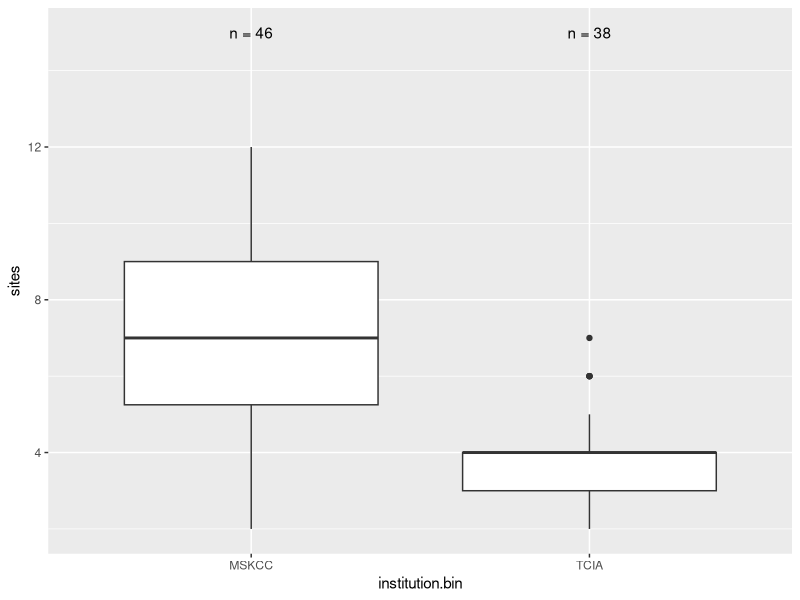
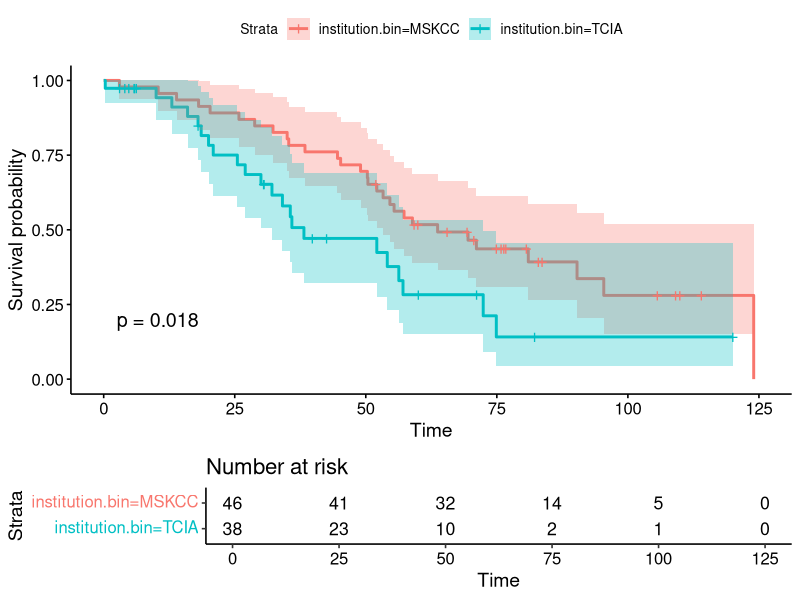
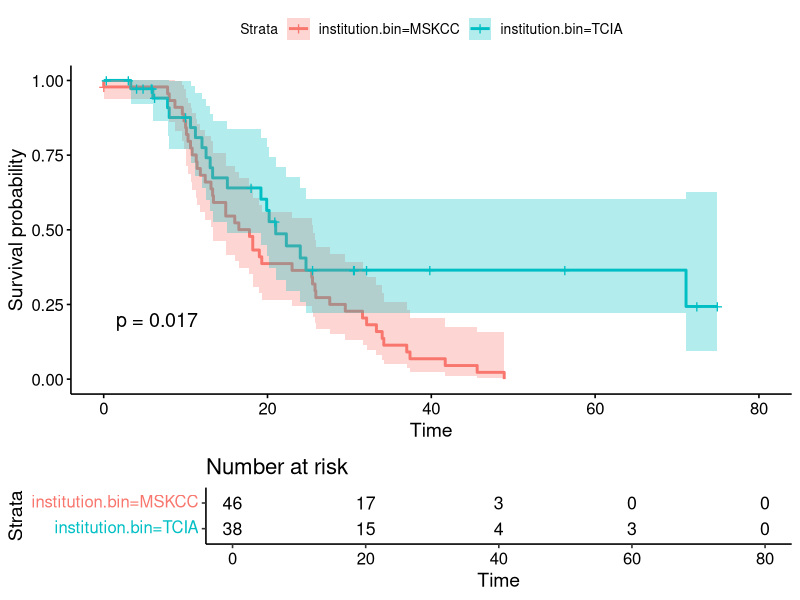
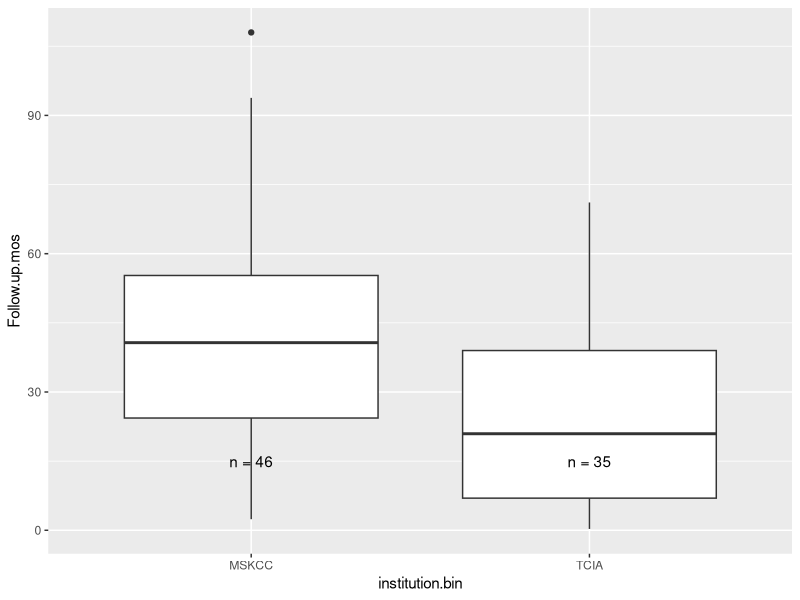
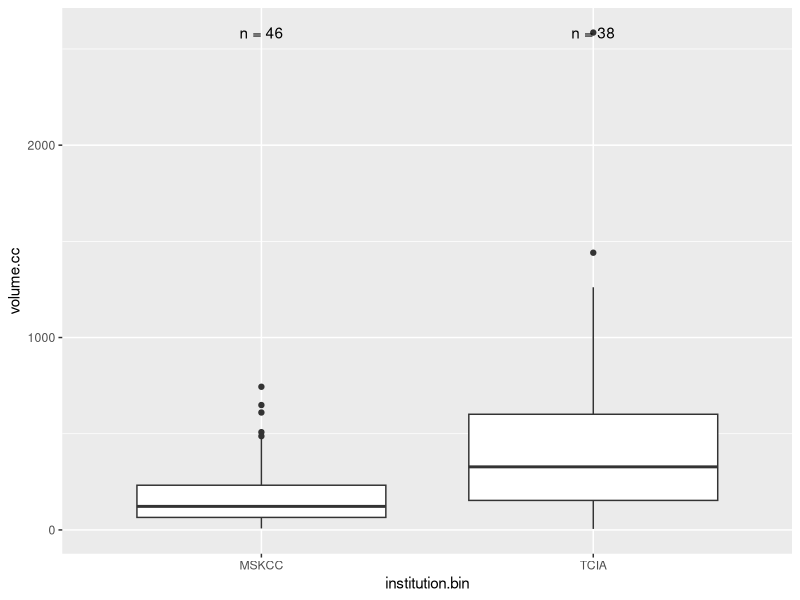
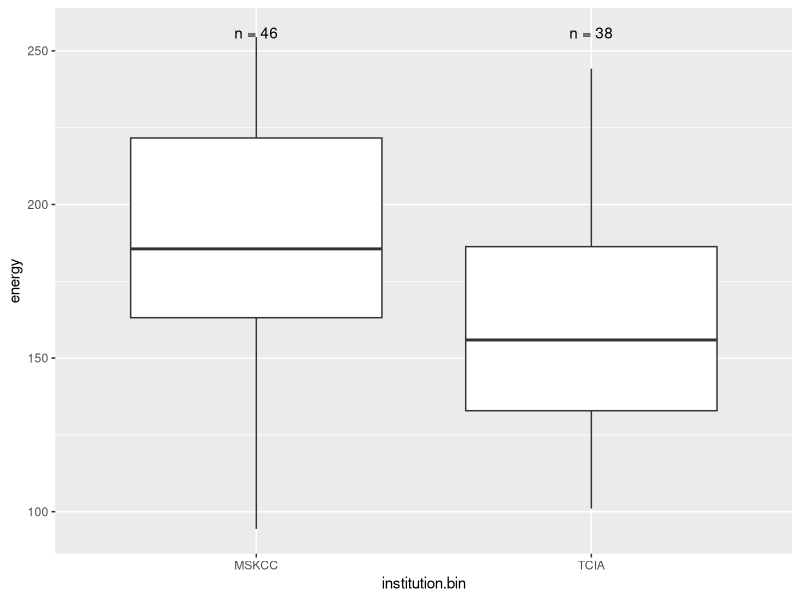
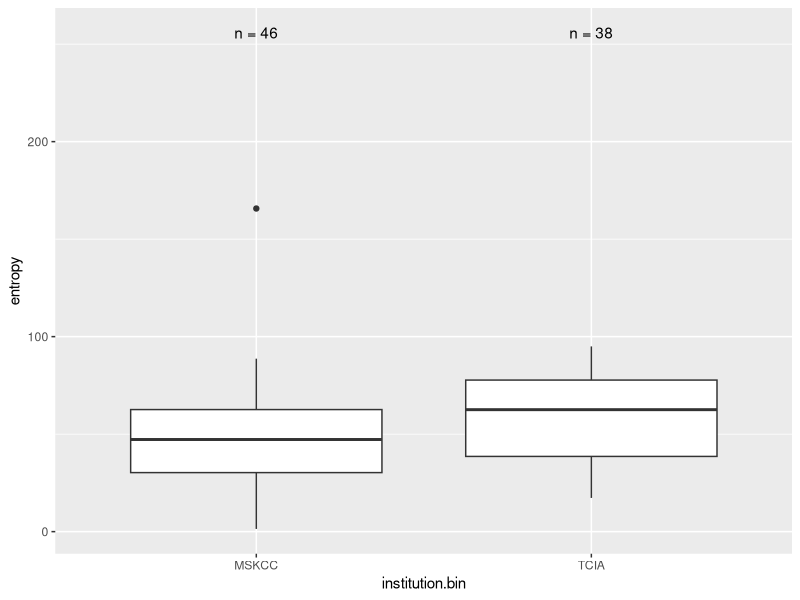
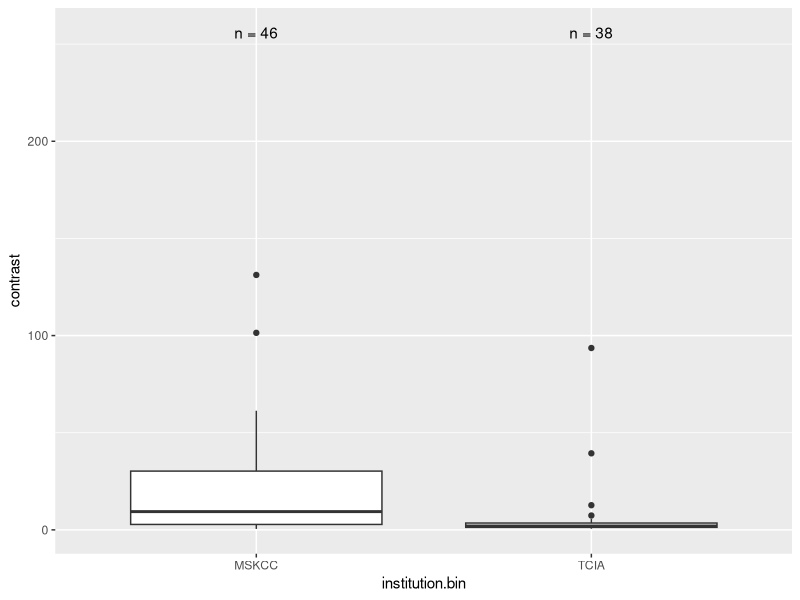

These figures' R source, in order: (Note: this script raises an error after producing the figures.)
## ---- chunk 1
knitr::opts_chunk$set(echo = TRUE)
## ---- chunk 2
require(tidyverse)
require(knitr)
require(broom)
require(survival)
require(survminer)
require(plyr)
require(ggplot2)

# options for output
options(scipen=1, digits=2)
# Variants of mean, median etc with na.rm = T
min_    <- function(...) min(..., na.rm=T)
max_    <- function(...) max(..., na.rm=T)
mean_   <- function(...) mean(..., na.rm=T)
median_ <- function(...) median(..., na.rm=T)
Q1_     <- function(...) quantile(..., probs=0.25, na.rm = TRUE)
Q3_     <- function(...) quantile(..., probs=0.75, na.rm = TRUE)
sum_    <- function(...) sum(..., na.rm=T)
# function to return counts of samples
n_fun <- function(x, y){ # y is position for labels
  return(data.frame(y, label = paste0("n = ", length(x))))
}
## ---- chunk 3
clin.data <- read_csv("2017-Veeraraghavan-data-HV.csv")
## ---- chunk 4
clin.data %>%
  distinct(tcga.id) %>% tally()
## ---- chunk 5
clin.data %>%
    group_by(institution.bin) %>%
    summarize_each(funs(
    min_,
    Q1_,
    median_,
    Q3_,
    max_
    ), 
    sites) 
## ---- chunk 6
clin.data %>%
  ggplot(aes(x = institution.bin, y = sites)) + geom_boxplot() +
    stat_summary(fun.data = n_fun, fun.args = 15, geom = "text")

print(wilcox.test(clin.data$sites[clin.data$institution.bin=="MSKCC"], 
                  clin.data$sites[clin.data$institution.bin != "MSKCC"]))
## ---- chunk 7
clin.data %>%
    group_by(institution.bin) %>%
    summarize_each(funs(
    min_,
    Q1_,
    median_,
    Q3_,
    max_
    ), 
    os.mos) 
## ---- chunk 8
clin.data %>% 
  group_by(institution.bin) %>% 
  do(glance(survfit(Surv(time=os.mos, event=dead=="1") ~ 1, data=.)))

## ---- chunk 9
ggsurvplot(
  survfit(Surv(time=os.mos, event=dead=="1") ~ institution.bin, data=clin.data),
  data = clin.data, risk.table = TRUE, conf.int = TRUE, pval = TRUE)
## ---- chunk 10
clin.data %>%
    group_by(institution.bin) %>%
    summarize_each(funs(
    min_,
    Q1_,
    median_,
    Q3_,
    max_
    ), 
    pfs.mos) 
## ---- chunk 11
clin.data %>% 
  group_by(institution.bin) %>% 
  do(glance(survfit(Surv(time=pfs.mos, event=recurrence=="1") ~ 1, data=.)))
## ---- chunk 12
ggsurvplot(
  survfit(Surv(time=pfs.mos, event=recurrence=="1") ~ institution.bin, data=clin.data),
  data = clin.data, risk.table = TRUE, conf.int = TRUE, pval = TRUE)
## ---- chunk 13
clin.data %>%
    group_by(institution.bin) %>%
    summarize_each(funs(
    min_,
    Q1_,
    median_,
    Q3_,
    max_
    ), 
    Follow.up.mos) 
 
## ---- chunk 14

clin.data %>%
  ggplot(aes(x = institution.bin, y = Follow.up.mos)) + geom_boxplot() +
    stat_summary(fun.data = n_fun, fun.args = 15, geom = "text")

print(wilcox.test(clin.data$sites[clin.data$institution.bin=="MSKCC"], 
                  clin.data$sites[clin.data$institution.bin != "MSKCC"]))
  
## ---- chunk 15
clin.data %>%
    group_by(institution.bin) %>%
    summarize_each(funs(
    min_,
    Q1_,
    median_,
    Q3_,
    max_
    ), 
    volume.cc) 
## ---- chunk 16
clin.data %>%
  ggplot(aes(x = institution.bin, y = volume.cc)) + geom_boxplot() +
    stat_summary(fun.data = n_fun, fun.args = 2586, geom = "text")
## ---- chunk 17
clin.data %>% 
  do(tidy(wilcox.test(volume.cc ~ institution.bin, data = .)))
## ---- chunk 18
  clin.data %>%
    group_by(institution.bin) %>%
    summarize_each(funs(
    min_,
    Q1_,
    median_,
    Q3_,
    max_
    ), 
    energy)

## ---- chunk 19
clin.data %>%
  ggplot(aes(x = institution.bin, y = energy)) + geom_boxplot() +
    stat_summary(fun.data = n_fun, fun.args = 256, geom = "text")
## ---- chunk 20
clin.data %>% 
  do(tidy(wilcox.test(energy ~ institution.bin, data = .)))
## ---- chunk 21
  clin.data %>%
    group_by(institution.bin) %>%
    summarize_each(funs(
    min_,
    Q1_,
    median_,
    Q3_,
    max_
    ), 
    entropy)

## ---- chunk 22
clin.data %>%
  ggplot(aes(x = institution.bin, y = entropy)) + geom_boxplot() +
    stat_summary(fun.data = n_fun, fun.args = 256, geom = "text")
## ---- chunk 23
clin.data %>% 
  do(tidy(wilcox.test(entropy ~ institution.bin, data = .)))
## ---- chunk 24
  clin.data %>%
    group_by(institution.bin) %>%
    summarize_each(funs(
    min_,
    Q1_,
    median_,
    Q3_,
    max_
    ), 
    contrast)

## ---- chunk 25
clin.data %>%
  ggplot(aes(x = institution.bin, y = contrast)) + geom_boxplot() +
    stat_summary(fun.data = n_fun, fun.args = 256, geom = "text")
## ---- chunk 26
clin.data %>% 
  do(tidy(wilcox.test(contrast ~ institution.bin, data = .)))
## ---- chunk 27
  clin.data %>%
    group_by(institution.bin) %>%
    summarize_each(funs(
    min_,
    Q1_,
    median_,
    Q3_,
    max_
    ), 
    homogeneity)

## ---- chunk 28
clin.data %>%
  ggplot(aes(x = institution.bin, y = homogeneity)) + geom_boxplot() +
    stat_summary(fun.data = n_fun, fun.args = 256, geom = "text")
## ---- chunk 29
clin.data %>% 
  do(tidy(wilcox.test(homogeneity ~ institution.bin, data = .)))
## ---- chunk 30
  clin.data %>%
    group_by(institution.bin) %>%
    summarize_each(funs(
    min_,
    Q1_,
    median_,
    Q3_,
    max_
    ), 
    c.se)

## ---- chunk 31
clin.data %>%
  ggplot(aes(x = institution.bin, y = c.se)) + geom_boxplot() +
    stat_summary(fun.data = n_fun, fun.args = 6, geom = "text")
## ---- chunk 32
clin.data %>% 
  do(tidy(wilcox.test(c.se ~ institution.bin, data = .)))
## ---- chunk 33
  clin.data %>%
    group_by(institution.bin) %>%
    summarize_each(funs(
    min_,
    Q1_,
    median_,
    Q3_,
    max_
    ), 
    clu.dev)

## ---- chunk 34
clin.data %>%
  ggplot(aes(x = institution.bin, y = clu.dev)) + geom_boxplot() +
    stat_summary(fun.data = n_fun, fun.args = 25, geom = "text")
## ---- chunk 35
clin.data %>% 
  do(tidy(wilcox.test(clu.dev ~ institution.bin, data = .)))
## ---- chunk 36
  clin.data %>%
    group_by(institution.bin) %>%
    summarize_each(funs(
    min_,
    Q1_,
    median_,
    Q3_,
    max_
    ), 
    clu.diss)

## ---- chunk 37
clin.data %>%
  ggplot(aes(x = institution.bin, y = clu.diss)) + geom_boxplot() +
    stat_summary(fun.data = n_fun, fun.args = 30902, geom = "text")
## ---- chunk 38
clin.data %>% 
  do(tidy(wilcox.test(clu.diss ~ institution.bin, data = .)))
## ---- chunk 39
    clin.data %>%
      do(tidy(cor.test(clin.data$c.se, clin.data$volume.cc, method="spearman"))) %>%
  select(estimate, p.value)
## ---- chunk 40
    clin.data %>%
      do(tidy(cor.test(clin.data$clu.diss, clin.data$volume.cc, method="spearman"))) %>%
  select(estimate, p.value)
## ---- chunk 41

   clin.data %>%
      do(tidy(cor.test(clin.data$clu.dev, clin.data$volume.cc, method="spearman"))) %>%
  select(estimate, p.value)

## ---- chunk 42
      
    clin.data %>%
      do(tidy(cor.test(clin.data$energy, clin.data$volume.cc, method="spearman"))) %>%
  select(estimate, p.value)

## ---- chunk 43
  
    clin.data %>%
      do(tidy(cor.test(clin.data$entropy, clin.data$volume.cc, method="spearman"))) %>%
  select(estimate, p.value)
## ---- chunk 44

    clin.data %>%
      do(tidy(cor.test(clin.data$contrast, clin.data$volume.cc, method="spearman"))) %>%
  select(estimate, p.value)

## ---- chunk 45

    clin.data %>%
      do(tidy(cor.test(clin.data$homogeneity, clin.data$volume.cc, method="spearman"))) %>%
  select(estimate, p.value)

## ---- chunk 46
    clin.data %>%
      do(tidy(cor.test(clin.data$c.se, clin.data$sites, method="spearman"))) %>%
  select(estimate, p.value)
## ---- chunk 47

    clin.data %>%
      do(tidy(cor.test(clin.data$clu.diss, clin.data$sites, method="spearman"))) %>%
  select(estimate, p.value)
## ---- chunk 48

   clin.data %>%
      do(tidy(cor.test(clin.data$clu.dev, clin.data$sites, method="spearman"))) %>%
  select(estimate, p.value)
## ---- chunk 49

    clin.data %>%
      do(tidy(cor.test(clin.data$energy, clin.data$sites, method="spearman"))) %>%
  select(estimate, p.value)

## ---- chunk 50

    clin.data %>%
      do(tidy(cor.test(clin.data$entropy, clin.data$sites, method="spearman"))) %>%
  select(estimate, p.value)
    
## ---- chunk 51

    clin.data %>%
      do(tidy(cor.test(clin.data$contrast, clin.data$sites, method="spearman"))) %>%
  select(estimate, p.value)

## ---- chunk 52

    clin.data %>%
      do(tidy(cor.test(clin.data$homogeneity, clin.data$sites, method="spearman"))) %>%
  select(estimate, p.value)

## ---- chunk 53
  clin.data %>%
    group_by(institution.bin) %>%
      do(tidy(coxph(Surv(time=pfs.mos, event=recurrence=="1")~volume.cc+age + as.factor(stage), data=.), exponentiate=TRUE)) %>%
    select(institution.bin, term, estimate, p.value, conf.low, conf.high) %>%
  arrange(institution.bin, p.value)

## ---- chunk 54
 clin.data %>%
    group_by(institution.bin) %>%
      do(tidy(coxph(Surv(time=os.mos, event=dead=="1")~volume.cc+age + as.factor(stage), data=.), exponentiate=TRUE)) %>%
    select(institution.bin, term, estimate, p.value, conf.low, conf.high) %>%
  arrange(institution.bin, p.value)

## ---- chunk 55
clin.data %>% 
  group_by(institution.bin) %>%
    do(tidy(wilcox.test(volume.cc ~ platinum.resistant, data =.))) %>%
  select(institution.bin, statistic, p.value) %>%
  arrange(institution.bin, p.value)


## ---- chunk 56
    clin.data %>%
    group_by(institution.bin) %>%
      do(tidy(coxph(Surv(time=pfs.mos, event=recurrence=="1")~c.se+age+as.factor(stage)+volume.cc, data=.), exponentiate=TRUE)) %>%
    select(institution.bin, term, estimate, p.value, conf.low, conf.high) %>%
  arrange(institution.bin, p.value)
## ---- chunk 57
 clin.data %>%
    group_by(institution.bin) %>%
      do(tidy(coxph(Surv(time=os.mos, event=dead=="1")~c.se+age+as.factor(stage)+volume.cc, data=.), exponentiate=TRUE)) %>%
    select(institution.bin, term, estimate, p.value, conf.low, conf.high) %>%
  arrange(institution.bin, p.value)

## ---- chunk 58
    clin.data %>%
    group_by(institution.bin) %>%
      do(tidy(coxph(Surv(time=pfs.mos, event=recurrence=="1")~clu.dev+age+as.factor(stage)+volume.cc, data=.), exponentiate=TRUE)) %>%
    select(institution.bin, term, estimate, p.value, conf.low, conf.high) %>%
  arrange(institution.bin, p.value)
## ---- chunk 59
 clin.data %>%
    group_by(institution.bin) %>%
      do(tidy(coxph(Surv(time=os.mos, event=dead=="1")~clu.dev+age+as.factor(stage)+volume.cc, data=.), exponentiate=TRUE)) %>%
    select(institution.bin, term, estimate, p.value, conf.low, conf.high) %>%
  arrange(institution.bin, p.value)

## ---- chunk 60
    clin.data %>%
    group_by(institution.bin) %>%
      do(tidy(coxph(Surv(time=pfs.mos, event=recurrence=="1")~clu.diss+age+as.factor(stage)+volume.cc, data=.), exponentiate=TRUE)) %>%
    select(institution.bin, term, estimate, p.value, conf.low, conf.high) %>%
  arrange(institution.bin, p.value)
## ---- chunk 61
 clin.data %>%
    group_by(institution.bin) %>%
      do(tidy(coxph(Surv(time=os.mos, event=dead=="1")~clu.diss+age+as.factor(stage)+volume.cc, data=.), exponentiate=TRUE)) %>%
    select(institution.bin, term, estimate, p.value, conf.low, conf.high) %>%
  arrange(institution.bin, p.value)

## ---- chunk 62
clin.data %>% 
  group_by(institution.bin) %>%
    do(tidy(wilcox.test(c.se ~ platinum.resistant, data =.))) %>%
  select(institution.bin, statistic, p.value) %>%
  arrange(institution.bin, p.value)

## ---- chunk 63
clin.data %>% 
  group_by(institution.bin) %>%
    do(tidy(wilcox.test(clu.dev ~ platinum.resistant, data =.))) %>%
  select(institution.bin, statistic, p.value) %>%
  arrange(institution.bin, p.value)

## ---- chunk 64
clin.data %>% 
  group_by(institution.bin) %>%
    do(tidy(wilcox.test(clu.diss ~ platinum.resistant, data =.))) %>%
  select(institution.bin, statistic, p.value) %>%
  arrange(institution.bin, p.value)

## ---- chunk 65

  clin.data%>%
    group_by(institution.bin, ClusterID.ISTH) %>%
      summarize_each(funs(
        min_,
        Q1_,
        median_,
        Q3_,
        max_
      ), c.se)

## ---- chunk 66

 clin.data%>%
    group_by(institution.bin, ClusterID.ISTH) %>%
      summarize_each(funs(
        min_,
        Q1_,
        median_,
        Q3_,
        max_
      ), clu.dev)
## ---- chunk 67

  clin.data%>%
    group_by(institution.bin, ClusterID.ISTH) %>%
      summarize_each(funs(
        min_,
        Q1_,
        median_,
        Q3_,
        max_
      ), clu.diss)

## ---- chunk 68
    clin.data$clusterISTH <- (clin.data$ClusterID.ISTH == "Low" | clin.data$ClusterID.ISTH=="Medium")
    slo <- clin.data$clusterISTH
    shi <- !clin.data$clusterISTH
    clin.data$clusterISTH[slo] <- paste("Low")
    clin.data$clusterISTH[shi] <- paste("High")
    clin.data %>%
    group_by(institution.bin) %>%
      do(tidy(coxph(Surv(time=pfs.mos, event=recurrence=="1")~clusterISTH+age+as.factor(stage)+volume.cc, data=.), exponentiate=TRUE)) %>%
    select(institution.bin, term, estimate, p.value, conf.low, conf.high) %>%
  arrange(institution.bin, p.value)
## ---- chunk 69
    clin.data %>%
    group_by(institution.bin) %>%
      do(tidy(coxph(Surv(time=os.mos, event=dead=="1")~clusterISTH+age+as.factor(stage)+volume.cc, data=.), exponentiate=TRUE)) %>%
    select(institution.bin, term, estimate, p.value, conf.low, conf.high) %>%
  arrange(institution.bin, p.value)
## ---- chunk 70
  clin.data %>%
    group_by(institution.bin,ClusterID.ISTH) %>%
        summarize_each(funs(
    min_,
    Q1_,
    median_,
    Q3_,
    max_,
    sum_), sites)
## ---- chunk 71
  clin.data %>%
    group_by(institution.bin,ClusterID.ISTH) %>%
        summarize_each(funs(
    min_,
    Q1_,
    median_,
    Q3_,
    max_,
    sum_), volume.cc)
## ---- chunk 72
  
  clin.data %>%
    group_by(institution.bin, ClusterID.ISTH) %>%
      do(data.frame(nrow=nrow(.)))
## ---- chunk 73

  clin.data%>%
    group_by(institution.bin,ClusterID.ISTH) %>%
      summarize_each(funs(
        min_,
        Q1_,
        median_,
        Q3_,
        max_
      ), pfs.mos)
## ---- chunk 74

  clin.data%>%
    group_by(institution.bin,ClusterID.ISTH) %>%
      summarize_each(funs(
        min_,
        Q1_,
        median_,
        Q3_,
        max_
      ), os.mos)
## ---- chunk 75
  
  t <- clin.data%>%
    group_by(institution.bin,ClusterID.ISTH,residual.disease) %>%
       do(data.frame(nrow=nrow(.)))
  t <- na.omit(t)
  print(t,n=50)
## ---- chunk 76

  t <- clin.data%>%
    group_by(institution.bin,ClusterID.ISTH,platinum.resistant) %>%
       do(data.frame(nrow=nrow(.)))
  print(t,n=21)
  t <- na.omit(t)
## ---- chunk 77

  tidy(fisher.test(t(matrix(as.matrix.data.frame(t[1:8,4]), 
                            nrow=2,ncol=4, 
                            dimnames = list(c("Sensitive", "Resistant"), c("High", "Low", "Medium", "Ultra-High")))), 
                   alternative="two.sided"))

## ---- chunk 78
    tidy(fisher.test(t(matrix(as.matrix.data.frame(t[9:17,4]), 
                            nrow=2,ncol=4, 
                            dimnames = list(c("Sensitive", "Resistant"), c("High", "Low", "Medium", "Ultra-High")))), 
                   alternative="two.sided"))
## ---- chunk 79
  t <- clin.data%>%  
    group_by(institution.bin, clusterISTH, platinum.resistant) %>%
      do(data.frame(nrow=nrow(.)))
  print(t)
  
  
## ---- chunk 80

  platinumByClusters <- matrix(c(21, 14, 2, 7), nrow=2, dimnames = list(c("Sensitive", "Resistant"), c("Low", "High")))

  tidy(fisher.test(platinumByClusters, alternative = "two.sided")) %>%
    select(estimate, p.value, conf.low, conf.high)
## ---- chunk 81
   platinumByClusters <- matrix(c(7, 10, 3, 4), nrow=2, dimnames = list(c("Sensitive", "Resistant"), 
                                                                       c("Low", "High")))
  tidy(fisher.test(platinumByClusters, alternative="two.sided")) %>%
    select(estimate, p.value, conf.low, conf.high)
## ---- chunk 82
    t <- clin.data%>%  
    group_by(institution.bin, clusterISTH, CCNE1.amp) %>%
      do(data.frame(nrow=nrow(.)))
  print(t)
  t <- na.omit(t)
## ---- chunk 83
  tidy(fisher.test(t(matrix(as.matrix.data.frame(t[1:4,4]), 
                            nrow=2,ncol=2, 
                            dimnames = list(c("NoAmp", "Amp"), c("High", "Low")))), 
                   alternative="two.sided"))
## ---- chunk 84
  tidy(fisher.test(t(matrix(as.matrix.data.frame(t[5:8,4]), 
                            nrow=2,ncol=2, 
                            dimnames = list(c("NoAmp", "Amp"), c("High", "Low")))), 
                   alternative="two.sided"))
## ---- chunk 85
  
  tdata <- clin.data%>%
    group_by(institution.bin, clusterISTH,residual.disease) %>%
       do(data.frame(nrow=nrow(.)))
  tdata <- na.omit(tdata)
  print(tdata,n=50)
## ---- chunk 86

  print(t(matrix(as.matrix(tdata[1:6,4]), nrow=3, ncol=2, dimnames = list(c("Complete", "Optimal", "Suboptimal"), c("High", "Low")))))

  tidy(fisher.test(t(matrix(as.matrix(tdata[1:6,4]), nrow=3, ncol=2, dimnames = list(c("Complete", "Optimal", "Suboptimal"), c("High", "Low")))), alternative = "two.sided"))

## ---- chunk 87

  print(t(matrix(as.matrix(tdata[7:13,4]), nrow=3, ncol=2, dimnames = list(c("Complete", "Optimal", "Suboptimal"), c("High", "Low")))))

  tidy(fisher.test(t(matrix(as.matrix(tdata[7:13,4]), nrow=3, ncol=2, dimnames = list(c("Complete", "Optimal", "Suboptimal"), c("High", "Low")))), alternative = "two.sided"))

## ---- chunk 88
    clin.data %>%
    group_by(institution.bin) %>%
      do(tidy(coxph(Surv(time=pfs.mos, event=recurrence=="1")~energy+age+as.factor(stage)+volume.cc, data=.), exponentiate=TRUE)) %>%
    select(institution.bin, term, estimate, p.value, conf.low, conf.high) %>%
  arrange(institution.bin, p.value)
## ---- chunk 89
 clin.data %>%
    group_by(institution.bin) %>%
      do(tidy(coxph(Surv(time=os.mos, event=dead=="1")~energy+age+as.factor(stage)+volume.cc, data=.), exponentiate=TRUE)) %>%
    select(institution.bin, term, estimate, p.value, conf.low, conf.high) %>%
  arrange(institution.bin, p.value)

## ---- chunk 90
    clin.data %>%
    group_by(institution.bin) %>%
      do(tidy(coxph(Surv(time=pfs.mos, event=recurrence=="1")~entropy+age+as.factor(stage)+volume.cc, data=.), exponentiate=TRUE)) %>%
    select(institution.bin, term, estimate, p.value, conf.low, conf.high) %>%
  arrange(institution.bin, p.value)
## ---- chunk 91
 clin.data %>%
    group_by(institution.bin) %>%
      do(tidy(coxph(Surv(time=os.mos, event=dead=="1")~entropy+age+as.factor(stage)+volume.cc, data=.), exponentiate=TRUE)) %>%
    select(institution.bin, term, estimate, p.value, conf.low, conf.high) %>%
  arrange(institution.bin, p.value)

## ---- chunk 92
    clin.data %>%
    group_by(institution.bin) %>%
      do(tidy(coxph(Surv(time=pfs.mos, event=recurrence=="1")~contrast+age+as.factor(stage)+volume.cc, data=.), exponentiate=TRUE)) %>%
    select(institution.bin, term, estimate, p.value, conf.low, conf.high) %>%
  arrange(institution.bin, p.value)
## ---- chunk 93
 clin.data %>%
    group_by(institution.bin) %>%
      do(tidy(coxph(Surv(time=os.mos, event=dead=="1")~contrast+age+as.factor(stage)+volume.cc, data=.), exponentiate=TRUE)) %>%
    select(institution.bin, term, estimate, p.value, conf.low, conf.high) %>%
  arrange(institution.bin, p.value)

## ---- chunk 94
    clin.data %>%
    group_by(institution.bin) %>%
      do(tidy(coxph(Surv(time=pfs.mos, event=recurrence=="1")~homogeneity+age+as.factor(stage)+volume.cc, data=.), exponentiate=TRUE)) %>%
    select(institution.bin, term, estimate, p.value, conf.low, conf.high) %>%
  arrange(institution.bin, p.value)
## ---- chunk 95
 clin.data %>%
    group_by(institution.bin) %>%
      do(tidy(coxph(Surv(time=os.mos, event=dead=="1")~homogeneity+age+as.factor(stage)+volume.cc, data=.), exponentiate=TRUE)) %>%
    select(institution.bin, term, estimate, p.value, conf.low, conf.high) %>%
  arrange(institution.bin, p.value)

## ---- chunk 96
clin.data %>% 
  group_by(institution.bin) %>%
    do(tidy(wilcox.test(energy ~ platinum.resistant, data =.))) %>%
  select(institution.bin, statistic, p.value) %>%
  arrange(institution.bin, p.value)

## ---- chunk 97
clin.data %>% 
  group_by(institution.bin) %>%
    do(tidy(wilcox.test(entropy ~ platinum.resistant, data =.))) %>%
  select(institution.bin, statistic, p.value) %>%
  arrange(institution.bin, p.value)

## ---- chunk 98
clin.data %>% 
  group_by(institution.bin) %>%
    do(tidy(wilcox.test(contrast ~ platinum.resistant, data =.))) %>%
  select(institution.bin, statistic, p.value) %>%
  arrange(institution.bin, p.value)

## ---- chunk 99
clin.data %>% 
  group_by(institution.bin) %>%
    do(tidy(wilcox.test(homogeneity ~ platinum.resistant, data =.))) %>%
  select(institution.bin, statistic, p.value) %>%
  arrange(institution.bin, p.value)

## ---- chunk 100

  clin.data%>%
    group_by(institution.bin, ClusterID.Haralick) %>%
      summarize_each(funs(
        min_,
        Q1_,
        median_,
        Q3_,
        max_
      ), energy)

## ---- chunk 101

  clin.data%>%
    group_by(institution.bin, ClusterID.Haralick) %>%
      summarize_each(funs(
        min_,
        Q1_,
        median_,
        Q3_,
        max_
      ), entropy)

## ---- chunk 102

  clin.data%>%
    group_by(institution.bin, ClusterID.Haralick) %>%
      summarize_each(funs(
        min_,
        Q1_,
        median_,
        Q3_,
        max_
      ), contrast)

## ---- chunk 103

  clin.data%>%
    group_by(institution.bin, ClusterID.Haralick) %>%
      summarize_each(funs(
        min_,
        Q1_,
        median_,
        Q3_,
        max_
      ), homogeneity)

## ---- chunk 104

    clin.data$Hcluster <- clin.data$ClusterID.Haralick
    clin.data$Hcluster[clin.data$Hcluster=="Low"] <- paste("aLow")
    clin.data$Hcluster[clin.data$Hcluster=="Medium"] <- paste("bMedium")
    clin.data$Hcluster[clin.data$Hcluster=="High"] <- paste("cHigh")
      

    clin.data %>%
    group_by(institution.bin) %>%
      do(tidy(coxph(Surv(time=pfs.mos, event=recurrence=="1")~Hcluster+age+as.factor(stage)+volume.cc, data=.), exponentiate=TRUE)) %>%
    select(institution.bin, term, estimate, p.value, conf.low, conf.high) %>%
  arrange(institution.bin, p.value)
## ---- chunk 105
    clin.data %>%
    group_by(institution.bin) %>%
      do(tidy(coxph(Surv(time=os.mos, event=dead=="1")~Hcluster+age+as.factor(stage)+volume.cc, data=.), exponentiate=TRUE)) %>%
    select(institution.bin, term, estimate, p.value, conf.low, conf.high) %>%
  arrange(institution.bin, p.value)
## ---- chunk 106
  clin.data %>%
    group_by(institution.bin,ClusterID.Haralick) %>%
        summarize_each(funs(
    min_,
    Q1_,
    median_,
    Q3_,
    max_,
    sum_), sites)
## ---- chunk 107
  clin.data %>%
    group_by(institution.bin,ClusterID.Haralick) %>%
        summarize_each(funs(
    min_,
    Q1_,
    median_,
    Q3_,
    max_,
    sum_), volume.cc)
## ---- chunk 108
  
  clin.data %>%
    group_by(institution.bin, ClusterID.Haralick) %>%
      do(data.frame(nrow=nrow(.)))
## ---- chunk 109

  clin.data%>%
    group_by(institution.bin,ClusterID.Haralick) %>%
      summarize_each(funs(
        min_,
        Q1_,
        median_,
        Q3_,
        max_
      ), pfs.mos)
## ---- chunk 110

  clin.data%>%
    group_by(institution.bin,ClusterID.Haralick) %>%
      summarize_each(funs(
        min_,
        Q1_,
        median_,
        Q3_,
        max_
      ), os.mos)
## ---- chunk 111
  
  tdata <- clin.data%>%
    group_by(institution.bin,ClusterID.Haralick,residual.disease) %>%
       do(data.frame(nrow=nrow(.)))
  tdata <- na.omit(tdata)
  print(na.omit(tdata),n=50)
## ---- chunk 112
  
  print(t(matrix(as.matrix(tdata[1:9,4]), nrow=3, ncol=3, dimnames = list(c("Complete", "Optimal", "Suboptimal"), c("High", "Low", "Medium")))))

  tidy(fisher.test(t(matrix(as.matrix(tdata[9:18,4]), nrow=3, ncol=3, dimnames = list(c("Complete", "Optimal", "Suboptimal"), c("High", "Low", "Medium")))), alternative = "two.sided"))

## ---- chunk 113

  print(t(matrix(as.matrix(tdata[7:13,4]), nrow=3, ncol=2, dimnames = list(c("Complete", "Optimal", "Suboptimal"), c("High", "Low")))))

  tidy(fisher.test(t(matrix(as.matrix(tdata[7:13,4]), nrow=3, ncol=2, dimnames = list(c("Complete", "Optimal", "Suboptimal"), c("High", "Low")))), alternative = "two.sided"))


## ---- chunk 114

  t <- clin.data%>%
    group_by(institution.bin,ClusterID.Haralick,platinum.resistant) %>%
       do(data.frame(nrow=nrow(.)))
  t <- na.omit(t)
  print(na.omit(t),n=21)
## ---- chunk 115

  tidy(fisher.test(t(matrix(as.matrix.data.frame(t[1:6,4]), 
                            nrow=2,ncol=3, 
                            dimnames = list(c("Sensitive", "Resistant"), c("High", "Low", "Medium")))), 
                   alternative="two.sided"))

## ---- chunk 116
    tidy(fisher.test(t(matrix(as.matrix.data.frame(t[7:13,4]), 
                            nrow=2,ncol=3, 
                            dimnames = list(c("Sensitive", "Resistant"), c("High", "Low", "Medium")))), 
                   alternative="two.sided"))
## ---- chunk 117
  clin.data$scanner <- clin.data$manufacturer=="GE"
  ge <- clin.data$scanner
  clin.data$scanner[ge] <- paste("GE")
  clin.data$scanner[!ge] <- paste("not GE")
  
## ---- chunk 118
  
  clin.data%>%
    do(tidy(wilcox.test(c.se ~ scanner, data = clin.data[clin.data$institution.bin!="MSKCC",])))
## ---- chunk 119

  clin.data%>%
    do(tidy(wilcox.test(clu.dev ~ scanner, data = clin.data[clin.data$institution.bin!="MSKCC",])))
## ---- chunk 120

  clin.data%>%
    do(tidy(wilcox.test(clu.diss ~ scanner, data = clin.data[clin.data$institution.bin!="MSKCC",])))
## ---- chunk 121

  clin.data%>%
    do(tidy(wilcox.test(energy ~ scanner, data = clin.data[clin.data$institution.bin!="MSKCC",])))
## ---- chunk 122

  clin.data%>%
    do(tidy(wilcox.test(contrast ~ scanner, data = clin.data[clin.data$institution.bin!="MSKCC",])))
## ---- chunk 123

  clin.data%>%
    do(tidy(wilcox.test(homogeneity ~ scanner, data = clin.data[clin.data$institution.bin!="MSKCC",])))
## ---- chunk 124

  clin.data%>%
    do(tidy(wilcox.test(entropy ~ scanner, data = clin.data[clin.data$institution.bin!="MSKCC",])))
## ---- chunk 125
  #clin.data %>%
  #  group_by(institution.bin) %>%
     ggsurvplot(survfit(Surv(time=pfs.mos, event=recurrence=="1")~clusterISTH, data=clin.data[clin.data$institution.bin=="MSKCC",]), data=clin.data[clin.data$institution.bin=="MSKCC",], risk.table = TRUE, conf.int=TRUE, pval= TRUE, xlab="months", ylab="Proportion not progressed")

     ggsurvplot(survfit(Surv(time=pfs.mos, event=recurrence=="1")~clusterISTH, data=clin.data[clin.data$institution.bin!="MSKCC",]), data=clin.data[clin.data$institution.bin!="MSKCC",], risk.table = TRUE, conf.int=TRUE, pval= TRUE, xlab="months", ylab="Proportion not progressed")

 
## ---- chunk 126
#  clin.data %>%
#    group_by(institution.bin) %>%
     ggsurvplot(survfit(Surv(time=os.mos, event=dead=="1")~clusterISTH, data=clin.data[clin.data$institution.bin=="MSKCC",]), data=clin.data[clin.data$institution.bin=="MSKCC",], risk.table = TRUE, conf.int=TRUE, pval= TRUE, xlab="months", ylab="Proportion surviving")
 

  ggsurvplot(survfit(Surv(time=os.mos, event=dead=="1")~clusterISTH, data=clin.data[clin.data$institution.bin!="MSKCC",]), data=clin.data[clin.data$institution.bin!="MSKCC",], risk.table = TRUE, conf.int=TRUE, pval= TRUE, xlab="months", ylab="Proportion surviving")
